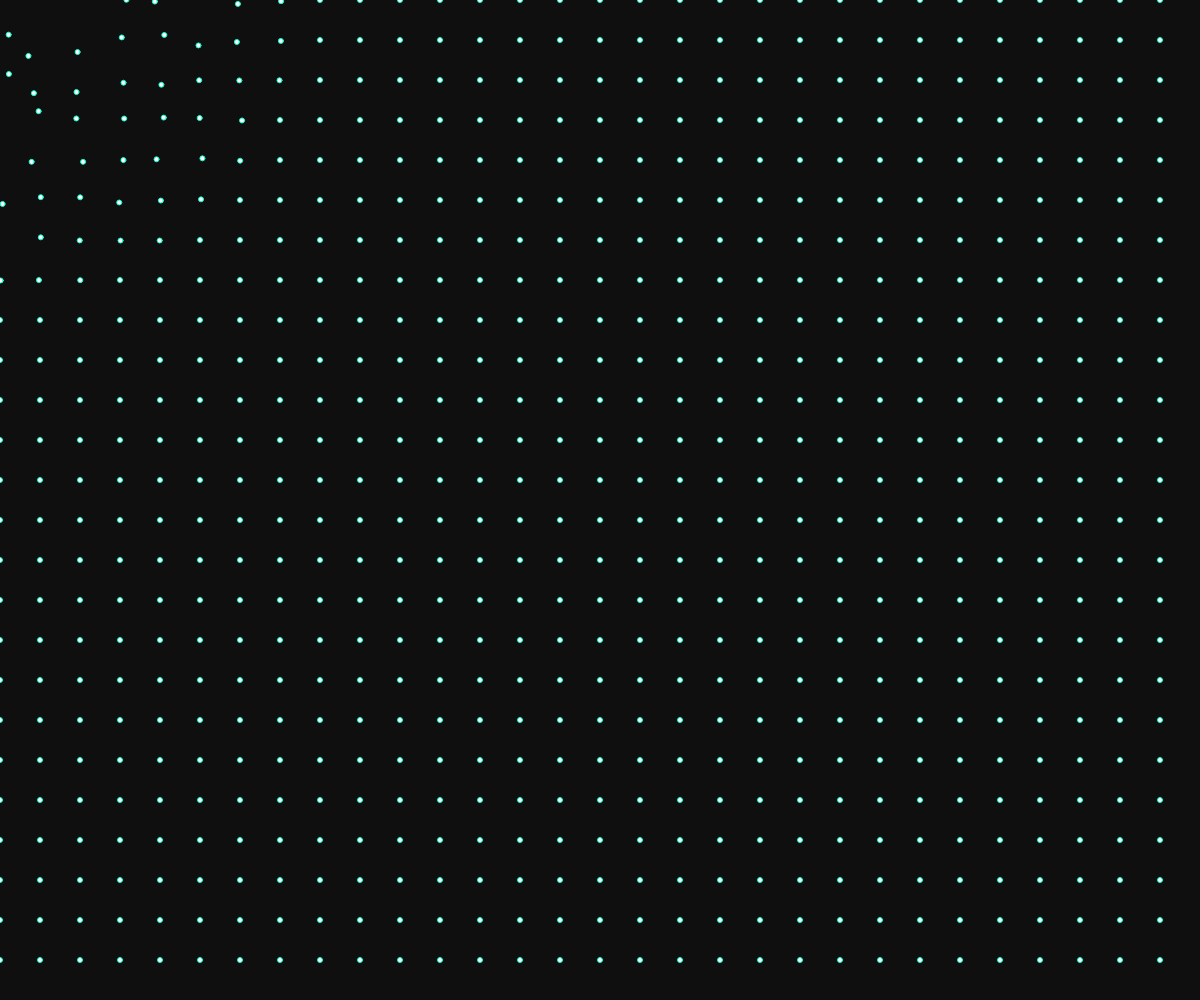
Frame 1 (no input)
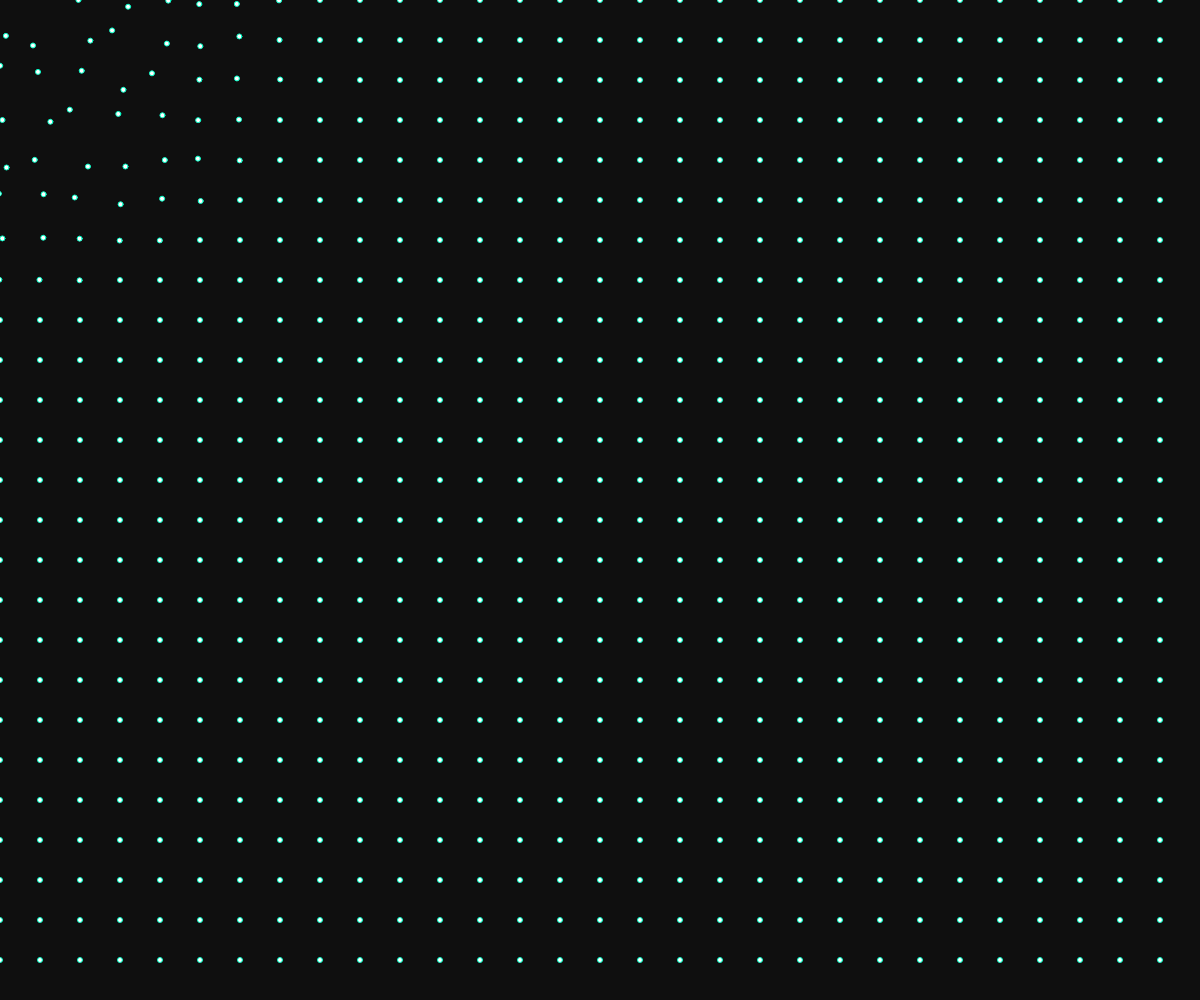
Frame 60 (no input)
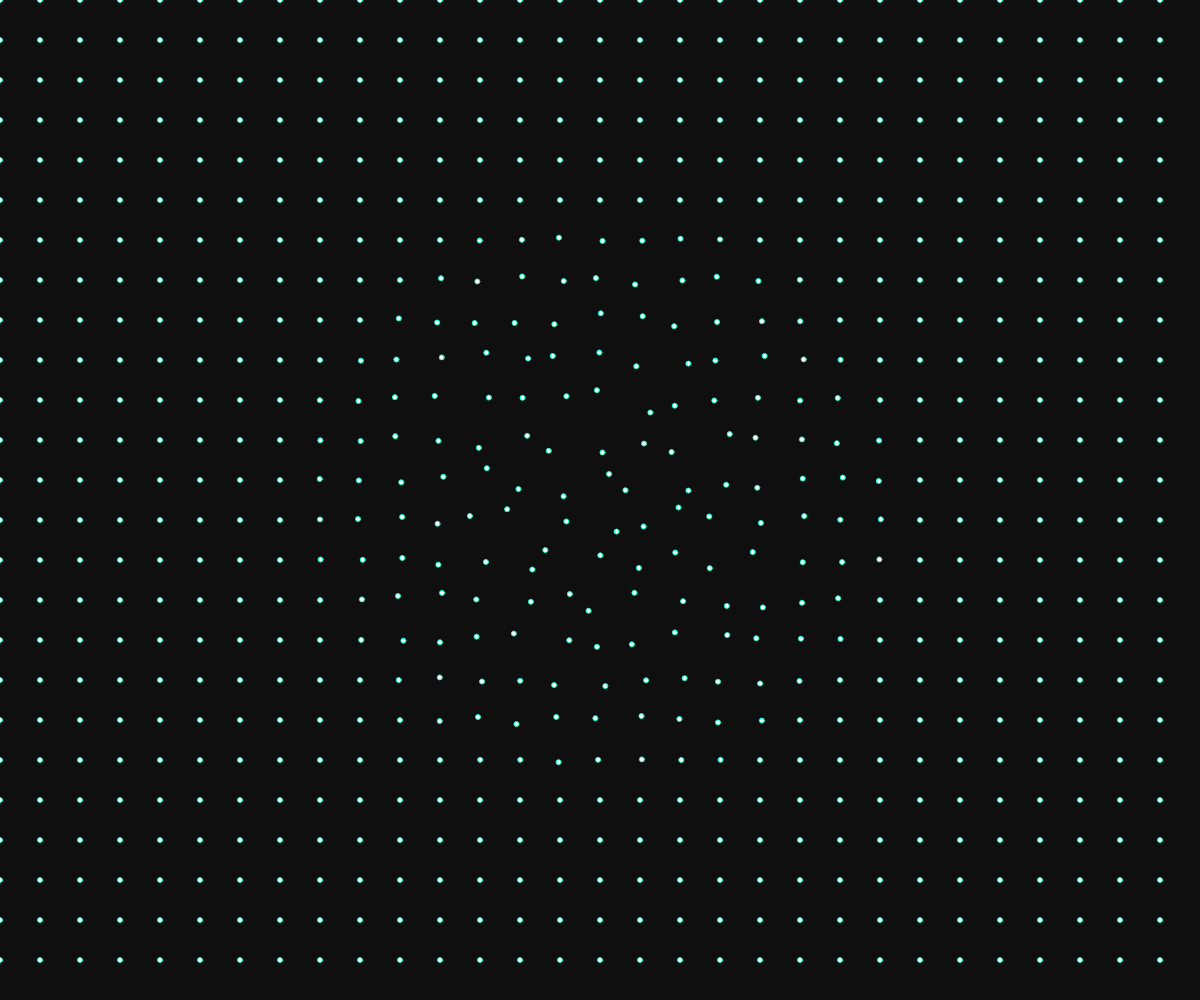
Frame 120 (the mouse pressed at the canvas centre since frame 60)

The p5.js sketch that drew these frames (run headless with seeded random() and noise() and a simulated clock; from frame 60 on, the mouse is pressed at the canvas centre):

// p5.js sketch
// ── sketch.js
let spacing = 40;

function setup() {
  createCanvas(windowWidth, windowHeight);
}

function draw() {
  background(15);
  stroke(0, 255, 200);

  for (let x = 0; x < width; x += spacing) {
    for (let y = 0; y < height; y += spacing) {

      let d = dist(mouseX, mouseY, x, y);
      let offset = map(d, 0, 300, 20, 0, true);

      ellipse(x + random(-offset, offset), 
              y + random(-offset, offset), 
              5);
    }
  }
}
